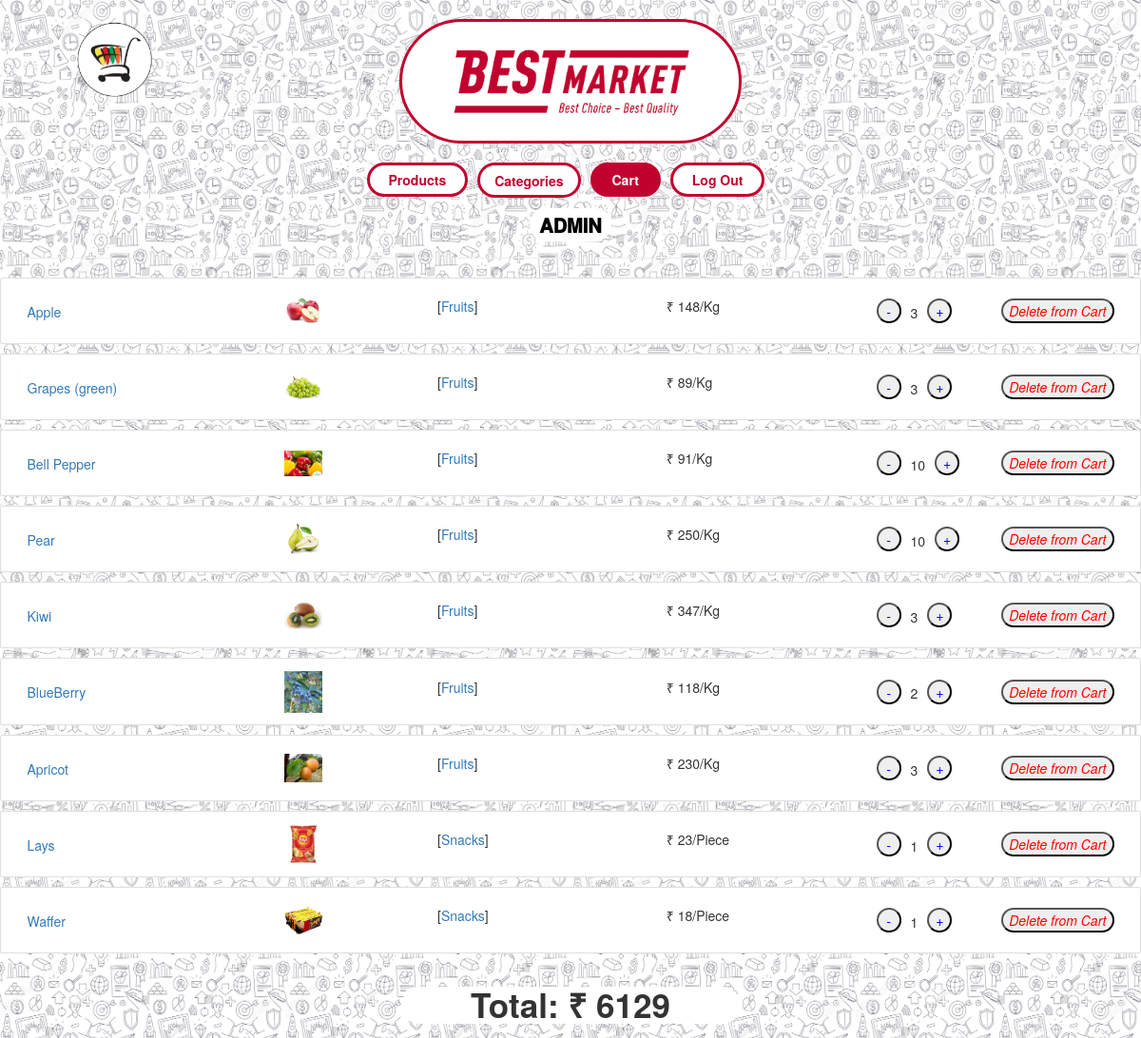
The page /watchlist (signed in) on the database its author committed.
### market/models.py (models this page shows, shortened)
class User(AbstractUser):
    pass

class Product(models.Model):
    title = models.CharField(max_length=100)
    description = models.TextField()
    category = models.ForeignKey('Category', on_delete=models.CASCADE, related_name='category_for_the_product', default=3)
    price = models.IntegerField()
    date = models.DateTimeField(default=timezone.now)
    image = models.ImageField(upload_to='images', blank=True, null=True)
    unit = models.ForeignKey('Units', on_delete=models.CASCADE, related_name='units_for_the_product', default=3)

class Category(models.Model):
    name = models.CharField(max_length=50)
    def __str__(self):
        return self.name

class Units(models.Model):
    name = models.CharField(max_length=50)
    def __str__(self):
        return self.name

class Quantity(models.Model):
    user = models.ForeignKey('User', on_delete=models.CASCADE, related_name='user_for_the_quantity')
    products = models.ForeignKey('Product', on_delete=models.CASCADE, related_name='product_in_the_quantity', blank=True, null=True, default=None)
    quantity = models.IntegerField()

### market/views.py (the view)
# urls.py: path("watchlist", views.watchlist, name="watchlist"),
@login_required
def watchlist(request):
    categories = Category.objects.all()
    if request.user.id is None:
        return redirect('index')
    my_watchlist = Watchlist.objects.get(user=request.user)
    quantity = Quantity.objects.filter(user=request.user)
    total = 0
    for quanti in quantity:
        for product in my_watchlist.products.all():
            if quanti.products.id == product.id:
                total = total + (product.price*quanti.quantity)
    context = {
        'total':total,
        'quantity': quantity,
        'my_watchlist': my_watchlist,
        'categories': categories,
    }
    return render(request, "market/watchlist.html", context)

### market/templates/market/watchlist.html (shortened to what this page needs)
{% extends "market/layout.html" %}
{% load static %}
{% block body %}
<div>
    {% if my_watchlist.products.all %}
    <div class="container-fluid">
        <div class="row">
        {% for product in my_watchlist.products.all %}
            <div id="product{{product.id}}" class="card list-details col-12" style="margin-bottom: 1rem;">
                <div class="card-body">
                    <div class="row-table" style="display: flex; align-items: center; flex-wrap: wrap;">
                        <div class="name-table">
                            <a href="{% url 'product_view' product=product.id %}"><h5 class="card-title">{{product.title}}</h5></a>
                        </div>
                        <div class="image-table">
                            {% if product.image %}
                                <img class="img-fluid" src="{{product.image.url}}" alt="connect" width="40">
                            {% endif %}
                        </div>
                        <div class="category-table">
                            <p class="product product-description product-category">[<a class="" href="{% url 'category' category=product.category.name %}">{{product.category}}</a>]</p>
                        </div>
                        <div class="unit-table">
                            <p class="product-price"> &#8377; {{product.price}}/{{product.unit}}</p>
                        </div>
                        <div class="buttons-table" style="display: flex; justify-content: space-between; align-items: center;">
                            {% for quantity in quantity %}
                                {% if quantity.products.id == product.id %}
                                <div style="display: flex; justify-content: space-between; align-items: center;">
                                    <form id="decrease-quantity" action="{% url 'decrease-quantity' product=product.id%}">
                                        <button style=" margin-right: 1rem; border-radius: 70%; width: 26px; height: 26px;" id="decrease-quantity" class="decrease-quantity" type="submit"><i id="heart" style="color:blue;" class="fa fa-heart-o">-</i></button>
                                    </form>
                                    <p style=" margin-right: 1rem; margin-top: 13px;" class="product-price">{{quantity.quantity}}</p>
                                    <form id="increase-quantity" action="{% url 'increase-quantity' product=product.id%}">
                                        <button style=" margin-right: 1rem; border-radius: 70%; width: 26px; height: 26px;" id="increase-quantity" class="increase-quantity" type="submit"><i id="heart" style="color:blue;" class="fa fa-heart-o">+</i></button>
                                    </form>
                                </div>
                                {% endif %}
                            {% endfor %}
                            <form data-auction={{product.id}} id="deleteFromWatchlist" action="{% url 'remove-watchlist' product=product.id %}">
                                <button class="" style=" margin-left: 3rem; border-radius: 25px;"> <i class="fa fa-close" style="color:red;" >Delete from Cart</i></button>
                            </form>
                        </div>
                    </div>
                </div>
            </div>
        {% endfor %}
        </div>
    </div>
    <div class="" style="padding: 5px; width: 100%;">
        <div class="right-logo" style="text-align: center; border-radius: 25px; font-weight: 500; font-size: 20px;">
            <h3 style="background-color: white; border-radius: 25px; font-weight: 600; font-size: 35px;">Total:  &#8377; {{total}}</h3>
        </div>
    </div>
    {% endif %}
</div>
{% endblock %}

### market/templates/market/layout.html (shortened to what this page needs)
{% load static %}
<!DOCTYPE html>
<html lang="en">
    <head>
        <link rel="stylesheet" href="https://stackpath.bootstrapcdn.com/bootstrap/4.4.1/css/bootstrap.min.css">
        <link rel="stylesheet" href="https://maxcdn.bootstrapcdn.com/bootstrap/3.4.1/css/bootstrap.min.css">
        <link href="{% static 'market/styles.css' %}" rel="stylesheet">
    </head>
    <body>
        <div style="text-align: center;">
            <div class="left-logo" style="margin-left: 8rem; position: fixed;">
                <img src="{% static 'market/logo.png' %}" width="80px">
            </div>
            <div style="width: 100%; position: relative;">
                <div class="right-logo" style="border-radius: 100px; padding: 20px; background-color: white; border:solid; border-color: #c10230; margin-top: 2rem;">
                    <img src="{% static 'market/images.png' %}" width="250px">
                </div>
            </div>
        </div>
        <br/>
            <ul class="nav sticky-div" style="justify-content: center; width: 100%;">
                <li class="nav-item handle-product" style="padding-right: 10px;">
                    <b>
                        <a class="{% if request.resolver_match.url_name == 'index' %}nav-link active{%else%}nav-link unactive{% endif %}" href="{% url 'index' %}">Products</a>
                    </b>
                </li>
                {% if categories %}
                <nav class="nav-item" style="padding-right: 10px;">
                    <div class="mx-auto order-0">
                        <ul class="navbar-nav ml-auto">
                            <li class="nav-item dropdown category ">
                                <a class="{% if request.resolver_match.url_name == 'category' %}nav-link active{%else%}nav-link unactive{% endif %}" href="#" id="navbarDropdown" role="button" data-toggle="dropdown" aria-haspopup="true" aria-expanded="false" style="padding-left: 15px; padding-right: 15px; padding-top: 5.5px; padding-bottom: 5px;" onclick="setClass()">
                                    <span><b>Categories</b></span>
                                </a>
                            </li>
                        </ul>
                    </div>
                </nav>
                {% endif %}
                {% if user.is_authenticated %}
                    <li class="nav-item handle-cart" style="padding-right: 10px;">
                        <b>
                            <a class="{% if request.resolver_match.url_name == 'watchlist' %}nav-link active{%else%}nav-link unactive{% endif %}" href="{% url 'watchlist' %}">Cart</a>
                        </b>
                    </li>
                    <li class="nav-item" style="padding-right: 10px;">
                        <b>
                            <a class="{% if request.resolver_match.url_name == 'logout' %}nav-link active{%else%}nav-link unactive{% endif %}" href="{% url 'logout' %}">Log Out</a>
                        </b>
                    </li>
                {% endif %}
            </ul>
            <div class="sticky-div2" style="text-align: center; margin-top: 15px;">
                {% if user.is_authenticated %}
                <span style="padding: 3px; margin-top: 5px; font-weight: 1000; font-size: 20px; background-color: white; border-radius: 25px; padding-left: 10px; padding-right: 10px;">
                    <span style="font-weight: 1200; color: rgb(0, 0, 0);">{{user.username | upper}}</span>
                </span>
                {% endif %}
            </div>
        <hr>
        {% block body %}
        {% endblock %}
    </body>
</html>

### market/static/market/styles.css (style rules this page uses)
body { background-color: white; height: 100%; background-image: url('./321.jpg'); background-size: 300px 300px; background-attachment: fixed; }
.unactive { background-color: white; color: #c10230; border-radius: 25px; padding-left: 20px; padding-right: 20px; border: solid; border-color: #c10230; }
.active { background-color: #c10230; color: white; border-radius: 25px; padding-left: 20px; padding-right: 20px; border: solid; border-color: #c10230; }
.right-logo { margin-left: 39%; margin-right: 39%; }
@media (max-width:1400px) { .right-logo { margin-left: 37%; margin-right: 37%; } }
@media (max-width:1200px) { .right-logo { margin-left: 35%; margin-right: 35%; } }
.row-table { justify-content: space-between; }
.name-table { width: 150px; }
.category-table { width: 120px; }
.unit-table { width: 100px; }
.buttons-table { width: 350px; }
@media (max-width:1300px) { .buttons-table { width: 250px; } }

### rows shown on the page
User: username "ADMIN"
Product: title "Apple", image (picture), category "Fruits", price "148", unit "Kg"
Quantity: quantity "3"
Product: title "Grapes (green)", image (picture), category "Fruits", price "89", unit "Kg"
Quantity: quantity "3"
Product: title "Bell Pepper", image (picture), category "Fruits", price "91", unit "Kg"
Quantity: quantity "10"
Product: title "Pear", image (picture), category "Fruits", price "250", unit "Kg"
Quantity: quantity "10"
Product: title "Kiwi", image (picture), category "Fruits", price "347", unit "Kg"
Quantity: quantity "3"
Product: title "BlueBerry", image (picture), category "Fruits", price "118", unit "Kg"
Quantity: quantity "2"
Product: title "Apricot", image (picture), category "Fruits", price "230", unit "Kg"
Quantity: quantity "3"
Product: title "Lays", image (picture), category "Snacks", price "23", unit "Piece"
Quantity: quantity "1"
Product: title "Waffer", image (picture), category "Snacks", price "18", unit "Piece"
Quantity: quantity "1"

### other values the page prints
{{ total }} "6129"
